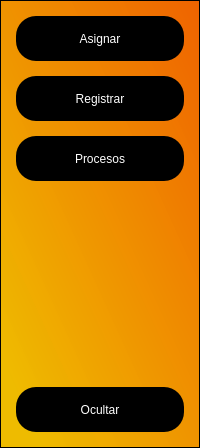
           <widget class="QFrame" name="MenuDesplegable">
            <property name="minimumSize">
             <size>
              <width>200</width>
              <height>0</height>
             </size>
            </property>
            <property name="maximumSize">
             <size>
              <width>0</width>
              <height>16777215</height>
             </size>
            </property>
            <property name="styleSheet">
             <string notr="true">QFrame{
	background-color: qlineargradient(spread:pad, x1:0.034, y1:0.983364, x2:1, y2:0, stop:0.0795455 rgba(239, 187, 0, 248), stop:1 rgba(239, 99, 0, 255));
}

QPushButton{
background-color:rgb(0,0,0);
border-radius:20px;
color:rgb(255,255,255);
font: 77 10pt&quot;Arial Black&quot;;

}

QPushButton:Hover{
background-color:rgb(255,255,255);
border-radius:20px;
color:rgb(225, 131, 0);
font: 77 10pt&quot;Arial Black&quot;;
}</string>
            </property>
            <property name="frameShape">
             <enum>QFrame::StyledPanel</enum>
            </property>
            <property name="frameShadow">
             <enum>QFrame::Raised</enum>
            </property>
            <layout class="QVBoxLayout" name="verticalLayout">
             <property name="spacing">
              <number>15</number>
             </property>
             <property name="leftMargin">
              <number>15</number>
             </property>
             <property name="topMargin">
              <number>15</number>
             </property>
             <property name="rightMargin">
              <number>15</number>
             </property>
             <property name="bottomMargin">
              <number>15</number>
             </property>
             <item>
              <widget class="QPushButton" name="Asignar">
               <property name="minimumSize">
                <size>
                 <width>135</width>
                 <height>45</height>
                </size>
               </property>
               <property name="cursor">
                <cursorShape>PointingHandCursor</cursorShape>
               </property>
               <property name="text">
                <string>Asignar</string>
               </property>
              </widget>
             </item>
             <item>
              <widget class="QPushButton" name="Registrar">
               <property name="minimumSize">
                <size>
                 <width>135</width>
                 <height>45</height>
                </size>
               </property>
               <property name="cursor">
                <cursorShape>PointingHandCursor</cursorShape>
               </property>
               <property name="text">
                <string>Registrar</string>
               </property>
              </widget>
             </item>
             <item>
              <widget class="QPushButton" name="Procesos">
               <property name="minimumSize">
                <size>
                 <width>135</width>
                 <height>45</height>
                </size>
               </property>
               <property name="cursor">
                <cursorShape>PointingHandCursor</cursorShape>
               </property>
               <property name="text">
                <string>Procesos</string>
               </property>
              </widget>
             </item>
             <item>
              <spacer name="verticalSpacer">
               <property name="orientation">
                <enum>Qt::Vertical</enum>
               </property>
               <property name="sizeHint" stdset="0">
                <size>
                 <width>20</width>
                 <height>191</height>
                </size>
               </property>
              </spacer>
             </item>
             <item>
              <widget class="QPushButton" name="Ocultar">
               <property name="minimumSize">
                <size>
                 <width>135</width>
                 <height>45</height>
                </size>
               </property>
               <property name="cursor">
                <cursorShape>PointingHandCursor</cursorShape>
               </property>
               <property name="text">
                <string>Ocultar</string>
               </property>
              </widget>
             </item>
            </layout>
           </widget>
